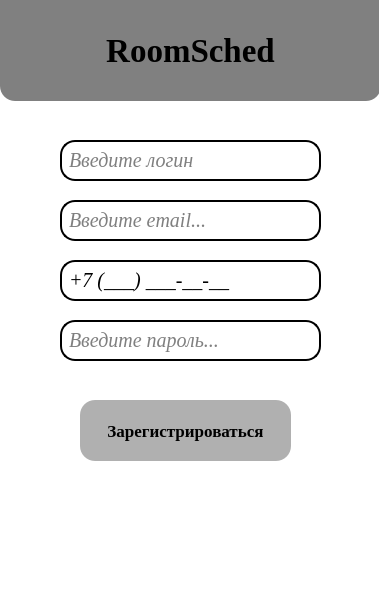
<?xml version="1.0" encoding="UTF-8"?>
<ui version="4.0">
    <class>RegisterWindow</class>
    <widget class="QWidget" name="RegisterWindow">
        <property name="geometry">
            <rect>
                <x>0</x>
                <y>0</y>
                <width>379</width>
                <height>600</height>
            </rect>
        </property>
        <property name="windowTitle">
            <string>Регистрация</string>
        </property>
        <property name="styleSheet">
            <string notr="true">background-color: white;</string>
        </property>

        <widget class="QLabel" name="label">
            <property name="geometry">
                <rect>
                    <x>0</x>
                    <y>0</y>
                    <width>381</width>
                    <height>101</height>
                </rect>
            </property>
            <property name="font">
                <font>
                    <family>Times New Roman</family>
                    <pointsize>25</pointsize>
                    <bold>true</bold>
                </font>
            </property>
            <property name="styleSheet">
                <string notr="true">
                    background-color: #808080;
                    color: black;
                    padding: 10px;
                    border-bottom-left-radius: 15px;
                    border-bottom-right-radius: 15px;
                </string>
            </property>
            <property name="text">
                <string>RoomSched</string>
            </property>
            <property name="alignment">
                <set>Qt::AlignmentFlag::AlignCenter</set>
            </property>
        </widget>

        <widget class="QLineEdit" name="nameInput">
            <property name="geometry">
                <rect>
                    <x>60</x>
                    <y>140</y>
                    <width>261</width>
                    <height>41</height>
                </rect>
            </property>
            <property name="font">
                <font>
                    <family>Times New Roman</family>
                    <pointsize>15</pointsize>
                    <italic>true</italic>
                </font>
            </property>
            <property name="styleSheet">
                <string notr="true">
                    QLineEdit {
                    border: 2px solid #000000;
                    border-radius: 15px;
                    padding: 5px;
                    background: white;
                    color: black;
                    }
                    QLineEdit:focus {
                    border: 2px solid #2F4F4F;
                    color: black;
                    }
                </string>
            </property>
            <property name="placeholderText">
                <string>Введите логин</string>
            </property>
        </widget>

        <widget class="QLineEdit" name="mailInput">
            <property name="geometry">
                <rect>
                    <x>60</x>
                    <y>200</y>
                    <width>261</width>
                    <height>41</height>
                </rect>
            </property>
            <property name="font">
                <font>
                    <family>Times New Roman</family>
                    <pointsize>15</pointsize>
                    <italic>true</italic>
                </font>
            </property>
            <property name="styleSheet">
                <string notr="true">
                    QLineEdit {
                    border: 2px solid #000000;
                    border-radius: 15px;
                    padding: 5px;
                    background: white;
                    color: black;
                    }
                    QLineEdit:focus {
                    border: 2px solid #2F4F4F;
                    color: black;
                    }
                </string>
            </property>
            <property name="placeholderText">
                <string>Введите email...</string>
            </property>
        </widget>

        <widget class="QLineEdit" name="phoneInput">
            <property name="geometry">
                <rect>
                    <x>60</x>
                    <y>260</y>
                    <width>261</width>
                    <height>41</height>
                </rect>
            </property>
            <property name="font">
                <font>
                    <family>Times New Roman</family>
                    <pointsize>15</pointsize>
                    <italic>true</italic>
                </font>
            </property>
            <property name="styleSheet">
                <string notr="true">
                    QLineEdit {
                    border: 2px solid #000000;
                    border-radius: 15px;
                    padding: 5px;
                    background: white;
                    color: black;
                    }
                    QLineEdit:focus {
                    border: 2px solid #2F4F4F;
                    color: black;
                    }
                </string>
            </property>
            <property name="inputMask">
                <string>+7 (999) 999-99-99;_</string>
            </property>
            <property name="placeholderText">
                <string>Введите телефон...</string>
            </property>
        </widget>

        <widget class="QLineEdit" name="passwordInput">
            <property name="geometry">
                <rect>
                    <x>60</x>
                    <y>320</y>
                    <width>261</width>
                    <height>41</height>
                </rect>
            </property>
            <property name="font">
                <font>
                    <family>Times New Roman</family>
                    <pointsize>15</pointsize>
                    <italic>true</italic>
                </font>
            </property>
            <property name="styleSheet">
                <string notr="true">
                    QLineEdit {
                    border: 2px solid #000000;
                    border-radius: 15px;
                    padding: 5px;
                    background: white;
                    color: black;
                    }
                    QLineEdit:focus {
                    border: 2px solid #2F4F4F;
                    color: black;
                    }
                </string>
            </property>
            <property name="echoMode">
                <enum>QLineEdit::Password</enum>
            </property>
            <property name="placeholderText">
                <string>Введите пароль...</string>
            </property>
        </widget>
        
        <widget class="QPushButton" name="registerButton">
            <property name="geometry">
                <rect>
                    <x>80</x>
                    <y>400</y>
                    <width>211</width>
                    <height>61</height>
                </rect>
            </property>
            <property name="font">
                <font>
                    <family>Times New Roman</family>
                    <pointsize>13</pointsize>
                    <bold>true</bold>
                </font>
            </property>
            <property name="styleSheet">
                <string notr="true">
                    QPushButton {
                    border-radius: 15px;
                    padding: 5px;
                    background: #b0b0b0;
                    color: black;
                    }
                    QPushButton:hover {
                    background: #9a9a9a;
                    }
                </string>
            </property>
            <property name="text">
                <string>Зарегистрироваться</string>
            </property>
        </widget>
    </widget>
    <resources/>
    <connections/>
</ui>
